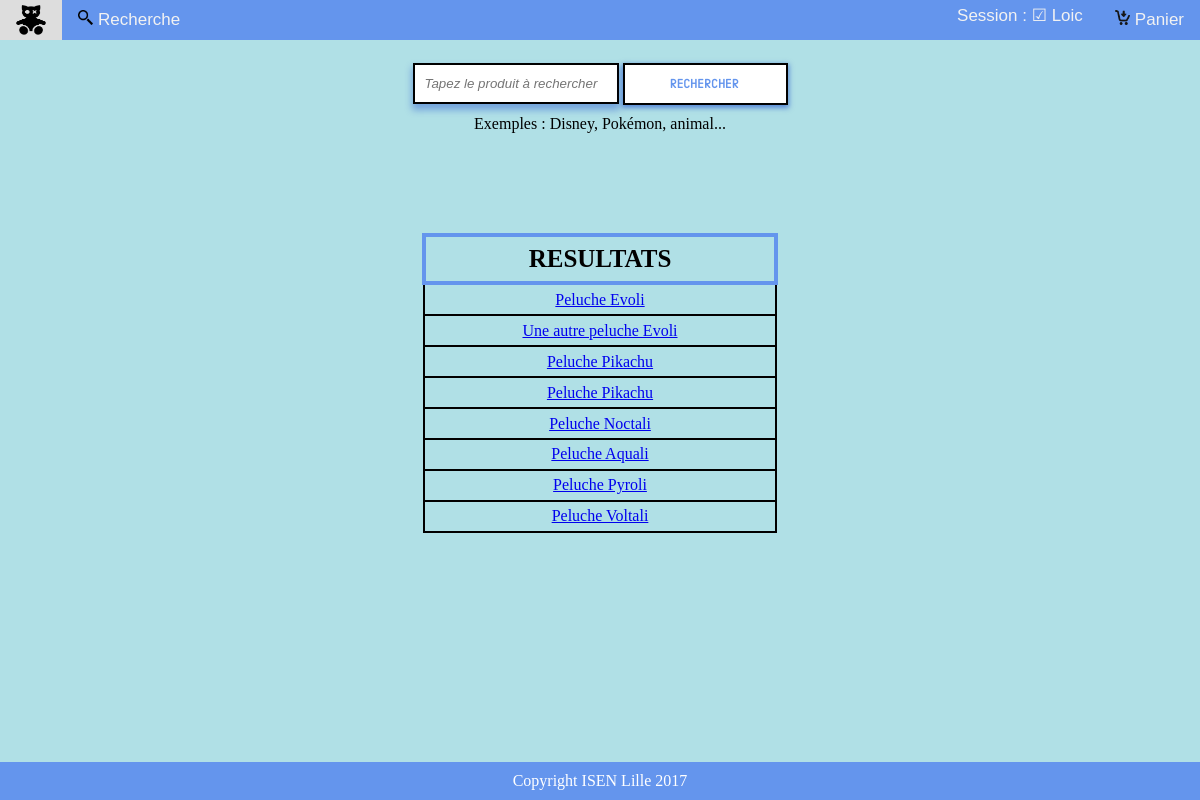
/page_search/index.php (signed in), run on the app's committed database.
### tables this page shows
CREATE TABLE IF NOT EXISTS `products` (
  `productid` int(11) NOT NULL AUTO_INCREMENT,
  `categorie` varchar(255) NOT NULL,
  `nom_produit` varchar(255) NOT NULL,
  `description` varchar(255) NOT NULL,
  `image` varchar(255) NOT NULL,
  `prix` float NOT NULL,
  PRIMARY KEY (`productid`)
);

### page_search/index.php (called while the page is built)
<?php
require 'model.php';
$reponse_BDD=getResponse();
$contenu_de_la_reponse_de_la_recherche= afficherPeluches($reponse_BDD);
require 'view.php';

### modelStore.php (called while the page is built, shortened)
<?php
	function rechercherToutesLesPeluches()
	{
		try{
			$db = connectDB();
			$sql = 'SELECT * FROM products';
			$query = $db->query($sql);
			return $query;
		}
		catch (PDOException $e){
			echo ('Erreur: ' .$e->getMessage());
		}
	}
?>

### page_search/model.php (the view, shortened to what this page needs)
<?php
require('../modelStore.php');
function getResponse() {
    $reponse="";
    if(empty($reponse)) {
        $reponse = rechercherToutesLesPeluches();
    }
    return $reponse;
}
function afficherPeluches($reponse) {
    if (!empty($reponse)) {
        foreach ($reponse as $row) {
            echo('<tr><td><a href="../page_product/index.php?productid=' . $row['productid'] . '">' . $row['nom_produit'] . '</a></td></tr>');
        }
        return ob_get_clean();
    }
}

### style.css (style rules this page uses)
body { background-color: powderblue; margin-bottom: 90px; }
footer { background-color: cornflowerblue; text-align: center; color: white; margin-top: 50px; padding: 10px; }
td { border: 2px solid black; }

### data on the page
products: nom_produit "Peluche Evoli"
products: nom_produit "Une autre peluche Evoli"
products: nom_produit "Peluche Pikachu"
products: nom_produit "Peluche Pikachu"
products: nom_produit "Peluche Noctali"
products: nom_produit "Peluche Aquali"
products: nom_produit "Peluche Pyroli"
products: nom_produit "Peluche Voltali"

### other printed values
$temp1['name'] "☑ Loic"
